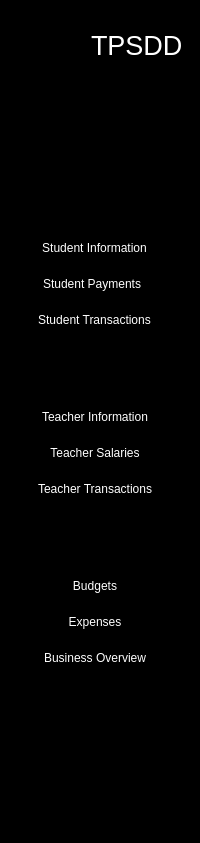
      <widget class="QWidget" name="icon_text_widget" native="true">
       <property name="styleSheet">
        <string notr="true">QWidget{
	background-color: rgb(0, 0, 0);
	color:white;
}
QPushButton{
	height:30px;
	border:none;
}</string>
       </property>
       <layout class="QVBoxLayout" name="verticalLayout_11">
        <property name="topMargin">
         <number>30</number>
        </property>
        <item>
         <layout class="QHBoxLayout" name="horizontalLayout">
          <property name="spacing">
           <number>20</number>
          </property>
          <property name="leftMargin">
           <number>20</number>
          </property>
          <item>
           <widget class="QLabel" name="label_2">
            <property name="maximumSize">
             <size>
              <width>40</width>
              <height>40</height>
             </size>
            </property>
            <property name="text">
             <string/>
            </property>
            <property name="pixmap">
             <pixmap resource="resources.qrc">:/icons/logo.png</pixmap>
            </property>
            <property name="scaledContents">
             <bool>true</bool>
            </property>
           </widget>
          </item>
          <item>
           <widget class="QLabel" name="label_3">
            <property name="font">
             <font>
              <pointsize>20</pointsize>
             </font>
            </property>
            <property name="text">
             <string>TPSDD</string>
            </property>
           </widget>
          </item>
         </layout>
        </item>
        <item>
         <layout class="QVBoxLayout" name="verticalLayout_7">
          <property name="spacing">
           <number>15</number>
          </property>
          <property name="topMargin">
           <number>35</number>
          </property>
          <item>
           <widget class="QPushButton" name="dashboard_2">
            <property name="styleSheet">
             <string notr="true">QPushButton{
	padding-left:-60px
}
QPushButton:checked{
	background-color:white;
	border-radius:3px;
}</string>
            </property>
            <property name="text">
             <string/>
            </property>
            <property name="icon">
             <iconset resource="resources.qrc">
              <normaloff>:/icons/dashboard2.png</normaloff>
              <normalon>:/icons/dashboard1.png</normalon>:/icons/dashboard2.png</iconset>
            </property>
            <property name="iconSize">
             <size>
              <width>100</width>
              <height>60</height>
             </size>
            </property>
            <property name="checkable">
             <bool>true</bool>
            </property>
           </widget>
          </item>
          <item>
           <widget class="QPushButton" name="institution_2">
            <property name="styleSheet">
             <string notr="true">QPushButton{
	padding-left:-65px
}
QPushButton:checked{
	background-color:white;
	border-radius:3px;
}</string>
            </property>
            <property name="text">
             <string/>
            </property>
            <property name="icon">
             <iconset resource="resources.qrc">
              <normaloff>:/icons/institution2.png</normaloff>
              <normalon>:/icons/institution1.png</normalon>:/icons/institution2.png</iconset>
            </property>
            <property name="iconSize">
             <size>
              <width>100</width>
              <height>60</height>
             </size>
            </property>
            <property name="checkable">
             <bool>true</bool>
            </property>
           </widget>
          </item>
          <item>
           <widget class="QFrame" name="students">
            <property name="frameShape">
             <enum>QFrame::StyledPanel</enum>
            </property>
            <property name="frameShadow">
             <enum>QFrame::Raised</enum>
            </property>
            <layout class="QVBoxLayout" name="verticalLayout_4">
             <property name="spacing">
              <number>0</number>
             </property>
             <property name="leftMargin">
              <number>0</number>
             </property>
             <property name="topMargin">
              <number>0</number>
             </property>
             <property name="rightMargin">
              <number>0</number>
             </property>
             <property name="bottomMargin">
              <number>0</number>
             </property>
             <item>
              <widget class="QPushButton" name="students_2">
               <property name="styleSheet">
                <string notr="true">QPushButton{
	padding-left:-50px
}
QPushButton:hover{
	color:#12b298;
}</string>
               </property>
               <property name="text">
                <string/>
               </property>
               <property name="icon">
                <iconset resource="resources.qrc">
                 <normaloff>:/icons/tests1.png</normaloff>:/icons/tests1.png</iconset>
               </property>
               <property name="iconSize">
                <size>
                 <width>100</width>
                 <height>25</height>
                </size>
               </property>
               <property name="checkable">
                <bool>true</bool>
               </property>
              </widget>
             </item>
             <item>
              <widget class="QFrame" name="students_dropdown">
               <property name="frameShape">
                <enum>QFrame::StyledPanel</enum>
               </property>
               <property name="frameShadow">
                <enum>QFrame::Raised</enum>
               </property>
               <layout class="QVBoxLayout" name="verticalLayout">
                <item>
                 <widget class="QPushButton" name="student_info">
                  <property name="styleSheet">
                   <string notr="true">QPushButton{
	padding-left:-11px
}
QPushButton:hover{
	color:#12b298;
}</string>
                  </property>
                  <property name="text">
                   <string>Student Information</string>
                  </property>
                  <property name="checkable">
                   <bool>true</bool>
                  </property>
                 </widget>
                </item>
                <item>
                 <widget class="QPushButton" name="student_payments">
                  <property name="styleSheet">
                   <string notr="true">QPushButton{
	padding-left:-16px
}
QPushButton:hover{
	color:#12b298;
}</string>
                  </property>
                  <property name="text">
                   <string>Student Payments</string>
                  </property>
                  <property name="checkable">
                   <bool>true</bool>
                  </property>
                 </widget>
                </item>
                <item>
                 <widget class="QPushButton" name="student_transactions">
                  <property name="styleSheet">
                   <string notr="true">QPushButton{
	padding-left:-11px
}
QPushButton:hover{
	color:#12b298;
}</string>
                  </property>
                  <property name="text">
                   <string>Student Transactions</string>
                  </property>
                  <property name="checkable">
                   <bool>true</bool>
                  </property>
                 </widget>
                </item>
               </layout>
              </widget>
             </item>
            </layout>
           </widget>
          </item>
          <item>
           <widget class="QFrame" name="teachers">
            <property name="frameShape">
             <enum>QFrame::StyledPanel</enum>
            </property>
            <property name="frameShadow">
             <enum>QFrame::Raised</enum>
            </property>
            <layout class="QVBoxLayout" name="verticalLayout_5">
             <property name="spacing">
              <number>0</number>
             </property>
             <property name="leftMargin">
              <number>0</number>
             </property>
             <property name="topMargin">
              <number>0</number>
             </property>
             <property name="rightMargin">
              <number>0</number>
             </property>
             <property name="bottomMargin">
              <number>0</number>
             </property>
             <item>
              <widget class="QPushButton" name="teachers_2">
               <property name="text">
                <string/>
               </property>
               <property name="icon">
                <iconset resource="resources.qrc">
                 <normaloff>:/icons/teachers3.png</normaloff>
                 <normalon>:/icons/teachers4.png</normalon>:/icons/teachers3.png</iconset>
               </property>
               <property name="iconSize">
                <size>
                 <width>100</width>
                 <height>60</height>
                </size>
               </property>
               <property name="checkable">
                <bool>true</bool>
               </property>
              </widget>
             </item>
             <item>
              <widget class="QFrame" name="teachers_dropdown">
               <property name="frameShape">
                <enum>QFrame::StyledPanel</enum>
               </property>
               <property name="frameShadow">
                <enum>QFrame::Raised</enum>
               </property>
               <layout class="QVBoxLayout" name="verticalLayout_2">
                <item>
                 <widget class="QPushButton" name="teacher_info">
                  <property name="styleSheet">
                   <string notr="true">QPushButton{
	padding-left:-10px
}
QPushButton:hover{
	color:#12b298;
}</string>
                  </property>
                  <property name="text">
                   <string>Teacher Information</string>
                  </property>
                  <property name="checkable">
                   <bool>true</bool>
                  </property>
                 </widget>
                </item>
                <item>
                 <widget class="QPushButton" name="teacher_salaries">
                  <property name="styleSheet">
                   <string notr="true">QPushButton{
	padding-left:-10px
}
QPushButton:hover{
	color:#12b298;
}</string>
                  </property>
                  <property name="text">
                   <string>Teacher Salaries</string>
                  </property>
                  <property name="checkable">
                   <bool>true</bool>
                  </property>
                 </widget>
                </item>
                <item>
                 <widget class="QPushButton" name="teacher_transactions">
                  <property name="styleSheet">
                   <string notr="true">QPushButton{
	padding-left:-10px
}
QPushButton:hover{
	color:#12b298;
}</string>
                  </property>
                  <property name="text">
                   <string>Teacher Transactions</string>
                  </property>
                  <property name="checkable">
                   <bool>true</bool>
                  </property>
                 </widget>
                </item>
               </layout>
              </widget>
             </item>
            </layout>
           </widget>
          </item>
          <item>
           <widget class="QFrame" name="finances">
            <property name="frameShape">
             <enum>QFrame::StyledPanel</enum>
            </property>
            <property name="frameShadow">
             <enum>QFrame::Raised</enum>
            </property>
            <layout class="QVBoxLayout" name="verticalLayout_6">
             <property name="spacing">
              <number>0</number>
             </property>
             <property name="leftMargin">
              <number>0</number>
             </property>
             <property name="topMargin">
              <number>0</number>
             </property>
             <property name="rightMargin">
              <number>0</number>
             </property>
             <property name="bottomMargin">
              <number>0</number>
             </property>
             <item>
              <widget class="QPushButton" name="finances_2">
               <property name="text">
                <string/>
               </property>
               <property name="icon">
                <iconset resource="resources.qrc">
                 <normaloff>:/icons/finances3.png</normaloff>
                 <normalon>:/icons/finances4.png</normalon>:/icons/finances3.png</iconset>
               </property>
               <property name="iconSize">
                <size>
                 <width>100</width>
                 <height>60</height>
                </size>
               </property>
               <property name="checkable">
                <bool>true</bool>
               </property>
              </widget>
             </item>
             <item>
              <widget class="QFrame" name="finacnes_dropdown">
               <property name="frameShape">
                <enum>QFrame::StyledPanel</enum>
               </property>
               <property name="frameShadow">
                <enum>QFrame::Raised</enum>
               </property>
               <layout class="QVBoxLayout" name="verticalLayout_3">
                <item>
                 <widget class="QPushButton" name="budgets">
                  <property name="styleSheet">
                   <string notr="true">QPushButton{
	padding-left:-10px
}
QPushButton:hover{
	color:#12b298;
}</string>
                  </property>
                  <property name="text">
                   <string>Budgets</string>
                  </property>
                  <property name="checkable">
                   <bool>true</bool>
                  </property>
                 </widget>
                </item>
                <item>
                 <widget class="QPushButton" name="expenses">
                  <property name="styleSheet">
                   <string notr="true">QPushButton{
	padding-left:-10px
}
QPushButton:hover{
	color:#12b298;
}</string>
                  </property>
                  <property name="text">
                   <string>Expenses</string>
                  </property>
                  <property name="checkable">
                   <bool>true</bool>
                  </property>
                 </widget>
                </item>
                <item>
                 <widget class="QPushButton" name="business_overview">
                  <property name="styleSheet">
                   <string notr="true">QPushButton{
	padding-left:-10px
}
QPushButton:hover{
	color:#12b298;
}</string>
                  </property>
                  <property name="text">
                   <string>Business Overview</string>
                  </property>
                  <property name="checkable">
                   <bool>true</bool>
                  </property>
                 </widget>
                </item>
               </layout>
              </widget>
             </item>
            </layout>
           </widget>
          </item>
         </layout>
        </item>
        <item>
         <spacer name="verticalSpacer">
          <property name="orientation">
           <enum>Qt::Vertical</enum>
          </property>
          <property name="sizeHint" stdset="0">
           <size>
            <width>20</width>
            <height>62</height>
           </size>
          </property>
         </spacer>
        </item>
        <item>
         <layout class="QVBoxLayout" name="verticalLayout_8">
          <property name="spacing">
           <number>20</number>
          </property>
          <item>
           <widget class="QPushButton" name="settings_2">
            <property name="styleSheet">
             <string notr="true">QPushButton{
	padding-left:-65px
}
QPushButton:checked{
	background-color:white;
	border-radius:3px;
}</string>
            </property>
            <property name="text">
             <string/>
            </property>
            <property name="icon">
             <iconset resource="resources.qrc">
              <normaloff>:/icons/settings2.png</normaloff>
              <normalon>:/icons/settings1.png</normalon>:/icons/settings2.png</iconset>
            </property>
            <property name="iconSize">
             <size>
              <width>100</width>
              <height>60</height>
             </size>
            </property>
            <property name="checkable">
             <bool>true</bool>
            </property>
           </widget>
          </item>
          <item>
           <widget class="QPushButton" name="signout_2">
            <property name="styleSheet">
             <string notr="true">QPushButton{
	padding-left:-65px
}
QPushButton:checked{
	background-color:white;
	border-radius:3px;
}</string>
            </property>
            <property name="text">
             <string/>
            </property>
            <property name="icon">
             <iconset resource="resources.qrc">
              <normaloff>:/icons/signout2.png</normaloff>
              <normalon>:/icons/signout1.png</normalon>:/icons/signout2.png</iconset>
            </property>
            <property name="iconSize">
             <size>
              <width>100</width>
              <height>60</height>
             </size>
            </property>
            <property name="checkable">
             <bool>true</bool>
            </property>
           </widget>
          </item>
         </layout>
        </item>
       </layout>
      </widget>
